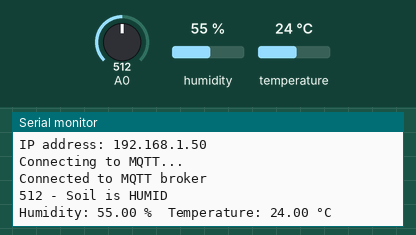
Simulated run of this sketch. Board: ESP8266 (NodeMCU). Parts: the last lines printed to the serial monitor. Inputs (shaded band) come from the test bench; at power-on: A0 = 512, humidity 55 %, temperature 24 °C. WiFi joins after 1.5 s; servers stay silent unless stated; no MQTT or app messages arrive unless stated.

Above: at 2.7 s.
2.8 s: A0 set to 610
At 4.6 s:
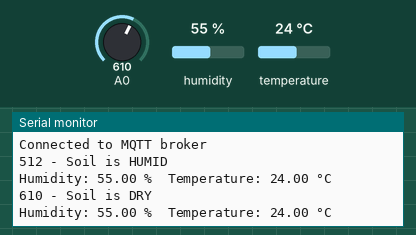
7.1 s: A0 set to 360
At 8.3 s:
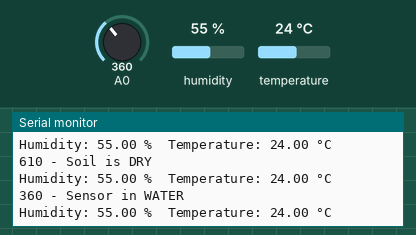
11.1 s: A0 set to 1010
At 13.2 s:
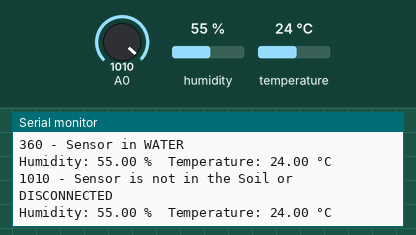
15.2 s: humidity set to 22 %
At 17.0 s:
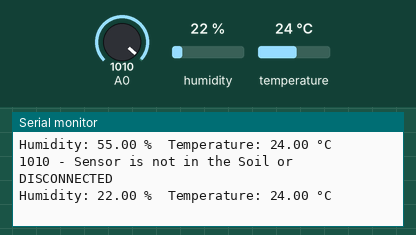
17.9 s: temperature set to 12 °C
At 17.9 s:
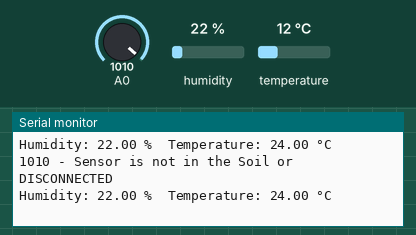
20.6 s: humidity set to 40 %
At 22.2 s:
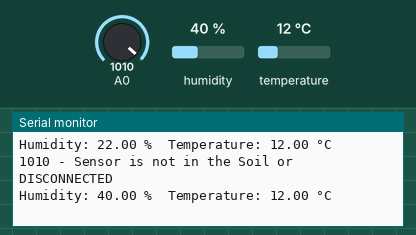
Timing chart, 0 to 23.7 s (numbered marks = the images above; inputs shaded):
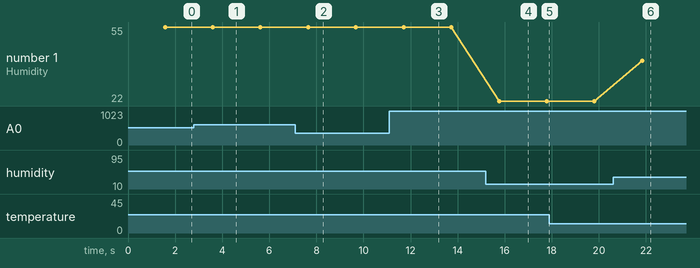

Measured:
- after the input at 2.8 s, the serial monitor: prints a new line after 0.80 s (image 1)
- after the input at 7.1 s, the serial monitor: prints a new line after 0.55 s (image 2)
- after the input at 11.1 s, the serial monitor: prints a new line after 0.60 s (image 3)
- after the input at 15.2 s, the serial monitor: prints a new line after 0.56 s (image 4)
- after the input at 20.6 s, the serial monitor: prints a new line after 1.2 s (image 6)
- plotted number 1: 55 → 22 after the input at 15.2 s, 22 → 40 after the input at 20.6 s

The sketch:

MQTT_ESP8266_DHT11.ino
```cpp
#include <ESP8266WiFi.h>
#include <Wire.h>
#include <PubSubClient.h>
#include "DHT.h"

#define DHTPIN 12   // Digital pin connected to DHT sensor (D6)
#define DHTTYPE DHT11 // Type of DHT sensor being used

#define wifi_ssid "Xiaomi_2F86"
#define wifi_password "95418086478750819950"
#define mqtt_server "192.168.215.200"
#define mqtt_clientid "TEMP_HUMIDITY"
#define humidity_topic "sensor/humidity"
#define humidity_dirt_topic "sensor/dirt_humidity"
#define temperature_celsius_topic "sensor/temperature_celsius"

WiFiClient espClient;
PubSubClient client(espClient);
DHT dht(DHTPIN, DHTTYPE);

void setup() {
  Serial.begin(115200);
    pinMode(A0, INPUT);
  dht.begin();
  connectWiFi();
  connectMQTT();

}

void connectWiFi() {
  Serial.println("Connecting to WiFi...");
  WiFi.begin(wifi_ssid, wifi_password);
  while (WiFi.status() != WL_CONNECTED) {
    delay(500);
    Serial.print(".");
  }
  Serial.println("\nWiFi connected");
  Serial.println("IP address: " + WiFi.localIP().toString());
}

void connectMQTT() {
  Serial.println("Connecting to MQTT...");
  client.setServer(mqtt_server, 1883);
  while (!client.connected()) {
    if (client.connect(mqtt_clientid)) {
      Serial.println("Connected to MQTT broker");
    } else {
      Serial.print("Failed, rc=");
      Serial.print(client.state());
      Serial.println(" Retrying in 5 seconds...");
      delay(5000);
    }
  }
}

void loop() {
  if (!client.connected()) {
    connectMQTT();
  }
  client.loop();
  publishSensorData();
  delay(2000);
}

void publishSensorData() {
  float humidity = dht.readHumidity();
  float temperature = dht.readTemperature();

  if (isnan(humidity) || isnan(temperature)) {
    Serial.println("Failed to read from DHT sensor!");
    return;
  }

      int mois = analogRead(A0);

    Serial.print(mois);

    Serial.print(" - ");

    if (mois >= 1000)
    {
        Serial.println("Sensor is not in the Soil or DISCONNECTED");
    }

    if (mois < 1000 && mois >= 600)
    {
        Serial.println("Soil is DRY");
    }

    if (mois < 600 && mois >= 370)
    {
        Serial.println("Soil is HUMID");
    }

    if (mois < 370)
    {
        Serial.println("Sensor in WATER");
    }

  Serial.print("Humidity: ");
  Serial.print(humidity);
  Serial.print(" %\t");
  Serial.print("Temperature: ");
  Serial.print(temperature);
  Serial.println(" °C");

  client.publish(humidity_topic, String(humidity).c_str(), true);
  client.publish(temperature_celsius_topic, String(temperature).c_str(), true);
  client.publish(humidity_dirt_topic, String(mois).c_str(), true);

}
```
